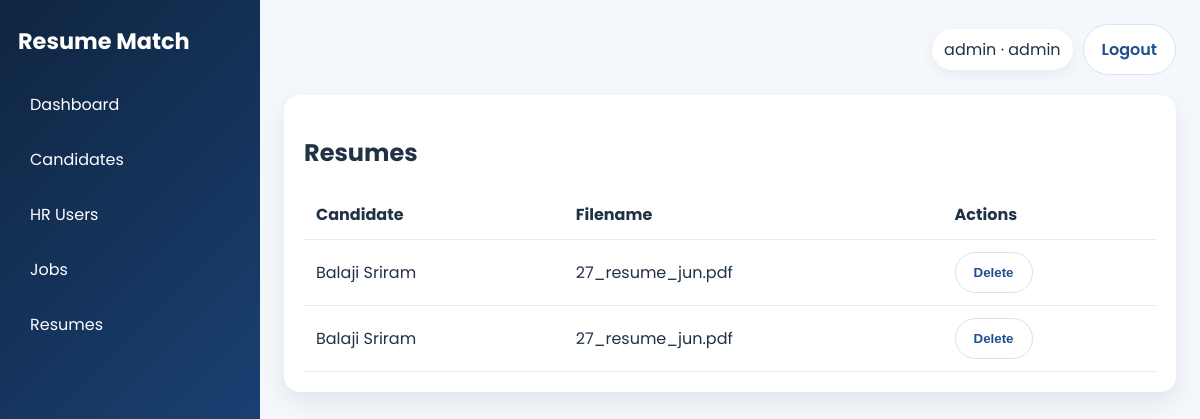
Page /admin/resumes (signed in) on the committed database.
### tables this page shows
CREATE TABLE users (
            id INTEGER PRIMARY KEY AUTOINCREMENT,
            username TEXT UNIQUE NOT NULL,
            email TEXT UNIQUE NOT NULL,
            password_hash TEXT NOT NULL,
            role TEXT NOT NULL CHECK(role IN ('admin','hr','candidate')),
            created_at TEXT NOT NULL
        );

CREATE TABLE resumes (
            id INTEGER PRIMARY KEY AUTOINCREMENT,
            candidate_id INTEGER NOT NULL,
            filename TEXT NOT NULL,
            file_path TEXT NOT NULL,
            file_type TEXT NOT NULL,
            extracted_text TEXT NOT NULL,
            uploaded_at TEXT NOT NULL,
            FOREIGN KEY (candidate_id) REFERENCES candidates(id) ON DELETE CASCADE
        );

CREATE TABLE candidates (
            id INTEGER PRIMARY KEY AUTOINCREMENT,
            user_id INTEGER NOT NULL UNIQUE,
            full_name TEXT NOT NULL,
            email TEXT NOT NULL,
            phone TEXT NOT NULL,
            skills TEXT NOT NULL,
            education TEXT NOT NULL,
            experience TEXT NOT NULL,
            created_at TEXT NOT NULL,
            updated_at TEXT NOT NULL,
            FOREIGN KEY (user_id) REFERENCES users(id) ON DELETE CASCADE
        );

### app.py (the view)
@app.route("/admin/resumes")
@require_login("admin")
def admin_resumes() -> str:
    resumes = list_resumes()
    return render_template("admin_resumes.html", resumes=resumes)

### app.py (called while the page is built)
@app.context_processor
def inject_globals() -> dict[str, Any]:
    user = None
    if "user_id" in session:
        user = get_user_by_id(session["user_id"])
    return {"current_user": user, "csrf_token": session.get("csrf_token")}

def require_login(role: str | None = None) -> Any:
    def decorator(func):
        @wraps(func)
        def wrapper(*args, **kwargs):
            if "user_id" not in session:
                flash("Please log in first.", "warning")
                return redirect(url_for("login"))
            user = get_user_by_id(session["user_id"])
            if role and user["role"] != role:
                flash("You do not have access to this page.", "danger")
                return redirect(url_for("home"))
            return func(*args, **kwargs)
        return wrapper
    return decorator

@app.before_request
def ensure_csrf_token() -> None:
    if "csrf_token" not in session:
        session["csrf_token"] = secrets.token_hex(16)

### utils/database.py (called while the page is built)
def get_connection() -> sqlite3.Connection:
    conn = sqlite3.connect(DB_PATH)
    conn.row_factory = sqlite3.Row
    conn.execute("PRAGMA foreign_keys = ON")
    return conn

def get_user_by_id(user_id: int) -> Optional[Dict[str, Any]]:
    conn = get_connection()
    user = conn.execute("SELECT * FROM users WHERE id = ?", (user_id,)).fetchone()
    conn.close()
    return dict(user) if user else None

def list_resumes() -> list[Dict[str, Any]]:
    conn = get_connection()
    rows = conn.execute(
        "SELECT resumes.*, candidates.full_name FROM resumes JOIN candidates ON candidates.id = resumes.candidate_id ORDER BY resumes.uploaded_at DESC"
    ).fetchall()
    conn.close()
    return [dict(row) for row in rows]

### templates/admin_resumes.html (shortened to what this page needs)
{% extends 'base.html' %}
{% block content %}
<section class="card">
    <h2>Resumes</h2>
    <table>
        <thead><tr><th>Candidate</th><th>Filename</th><th>Actions</th></tr></thead>
        <tbody>
            {% for resume in resumes %}
            <tr>
                <td>{{ resume.full_name }}</td>
                <td>{{ resume.filename }}</td>
                <td>
                    <form method="post" action="{{ url_for('delete_resume_route', resume_id=resume.id) }}" style="display:inline;">
                        <button class="btn btn-outline" type="submit">Delete</button>
                    </form>
                </td>
            </tr>
            {% endfor %}
        </tbody>
    </table>
</section>
{% endblock %}

### templates/base.html (shortened to what this page needs)
<!DOCTYPE html>
<html lang="en">
<head>
    <link rel="stylesheet" href="{{ url_for('static', filename='css/style.css') }}">
</head>
<body class="{% if request.endpoint == 'home' %}landing-body{% else %}app-body{% endif %}">
    {% if request.endpoint == 'home' %}
        <div class="landing-page">
            <header class="sticky-nav">
                <a class="brand-mark" href="{{ url_for('home') }}"><span>Resume</span>Match</a>
                <button class="menu-toggle" aria-label="Toggle navigation">☰</button>
                <nav class="nav-links">
                    <a href="#platform">Platform</a>
                    <a href="#workflow">How It Works</a>
                    <a href="{{ url_for('jobs') }}">Jobs</a>
                    <a href="#contact">Contact</a>
                    <a class="nav-cta" href="{{ url_for('register') }}">Join Now</a>
                </nav>
            </header>
            {% with messages = get_flashed_messages(with_categories=true) %}
                {% if messages %}
                    <div class="flash-stack landing-flash">
                        {% for category, message in messages %}
                            <div class="flash flash-{{ category }}">{{ message }}</div>
                        {% endfor %}
                    </div>
                {% endif %}
            {% endwith %}
            <div class="content-wrapper">
    {% else %}
        <div class="page-shell">
            <aside class="sidebar">
                <div class="brand">Resume Match</div>
                <nav>
                    {% if current_user and current_user.role == 'admin' %}
                        <a href="{{ url_for('admin_dashboard') }}">Dashboard</a>
                        <a href="{{ url_for('admin_candidates') }}">Candidates</a>
                        <a href="{{ url_for('admin_hr_users') }}">HR Users</a>
                        <a href="{{ url_for('admin_job_descriptions') }}">Jobs</a>
                        <a href="{{ url_for('admin_resumes') }}">Resumes</a>
                    {% elif current_user and current_user.role == 'hr' %}
                        <a href="{{ url_for('hr_dashboard') }}">Dashboard</a>
                        <a href="{{ url_for('upload_job') }}">Create Job</a>
                        <a href="{{ url_for('ranking') }}">Ranking</a>
                        <a href="{{ url_for('analytics') }}">Analytics</a>
                        <a href="{{ url_for('reports') }}">Reports</a>
                    {% elif current_user and current_user.role == 'candidate' %}
                        <a href="{{ url_for('candidate_dashboard') }}">Dashboard</a>
                        <a href="{{ url_for('upload_resume') }}">Upload Resume</a>
                        <a href="{{ url_for('jobs') }}">Jobs</a>
                        <a href="{{ url_for('profile') }}">Profile</a>
                        <a href="{{ url_for('application_status') }}">Status</a>
                    {% else %}
                        <a href="{{ url_for('home') }}">Home</a>
                        <a href="{{ url_for('about') }}">About</a>
                        <a href="{{ url_for('contact') }}">Contact</a>
                    {% endif %}
                </nav>
            </aside>
            <main class="main-content">
                <header class="topbar">
                    <div class="topbar-actions">
                        {% if current_user %}
                            <span class="user-pill">{{ current_user.username }} · {{ current_user.role }}</span>
                            <a class="btn btn-outline" href="{{ url_for('logout') }}">Logout</a>
                        {% else %}
                            <a class="btn btn-outline" href="{{ url_for('login') }}">Login</a>
                            <a class="btn btn-primary" href="{{ url_for('register') }}">Register</a>
                        {% endif %}
                    </div>
                </header>
                <div class="content-wrapper">
    {% endif %}
    {% block content %}{% endblock %}
    {% if request.endpoint == 'home' %}
            </div>
            <footer class="landing-footer" id="contact">
                <p>© 2026 ResumeMatch. Trusted by modern HR teams.</p>
            </footer>
        </div>
    {% else %}
                </div>
            </main>
        </div>
    {% endif %}
</body>
</html>

### static/css/style.css (style rules this page uses)
:root { --bg: #f4f7fb; --card: #ffffff; --text: #213245; --muted: #617489; --primary: #1f4f8f; --accent: #2e6fdb; --danger: #d64545; --success: #2ca25f; --shadow: 0 20px 45px rgba(15, 37, 64, 0.12); }
* { box-sizing: border-box; }
html { scroll-behavior: smooth; }
body { margin: 0; font-family: 'Poppins', Arial, sans-serif; background: var(--bg); color: var(--text); }
.page-shell { display: flex; min-height: 100vh; }
.sidebar { width: 260px; background: linear-gradient(135deg, #0f2540, #1f4f8f); color: white; padding: 24px 18px; }
.brand { font-size: 1.4rem; font-weight: 700; margin-bottom: 24px; }
.sidebar nav { display: flex; flex-direction: column; gap: 10px; }
.sidebar a { color: white; text-decoration: none; padding: 10px 12px; border-radius: 8px; }
.main-content { flex: 1; padding: 24px; }
.topbar { display: flex; justify-content: space-between; align-items: center; margin-bottom: 20px; }
.topbar-actions { display: flex; gap: 10px; align-items: center; }
.user-pill { background: white; padding: 8px 12px; border-radius: 999px; box-shadow: 0 4px 14px rgba(0,0,0,0.06); }
.card { background: var(--card); border-radius: 16px; padding: 20px; box-shadow: 0 10px 24px rgba(15,37,64,0.08); margin-bottom: 20px; }
.btn { border: none; cursor: pointer; text-decoration: none; display: inline-flex; align-items: center; justify-content: center; padding: 12px 18px; font-weight: 600; border-radius: 999px; transition: transform 0.2s ease, box-shadow 0.2s ease; }
.btn-outline { background: white; color: var(--primary); border: 1px solid #d8e3ef; }
table { width: 100%; border-collapse: collapse; }
th, td { padding: 12px; border-bottom: 1px solid #e7ecf3; text-align: left; }

### rows in the picture
users: username "admin", role "admin"
resumes: full_name "Balaji Sriram", filename "27_resume_jun.pdf"
resumes: full_name "Balaji Sriram", filename "27_resume_jun.pdf"
